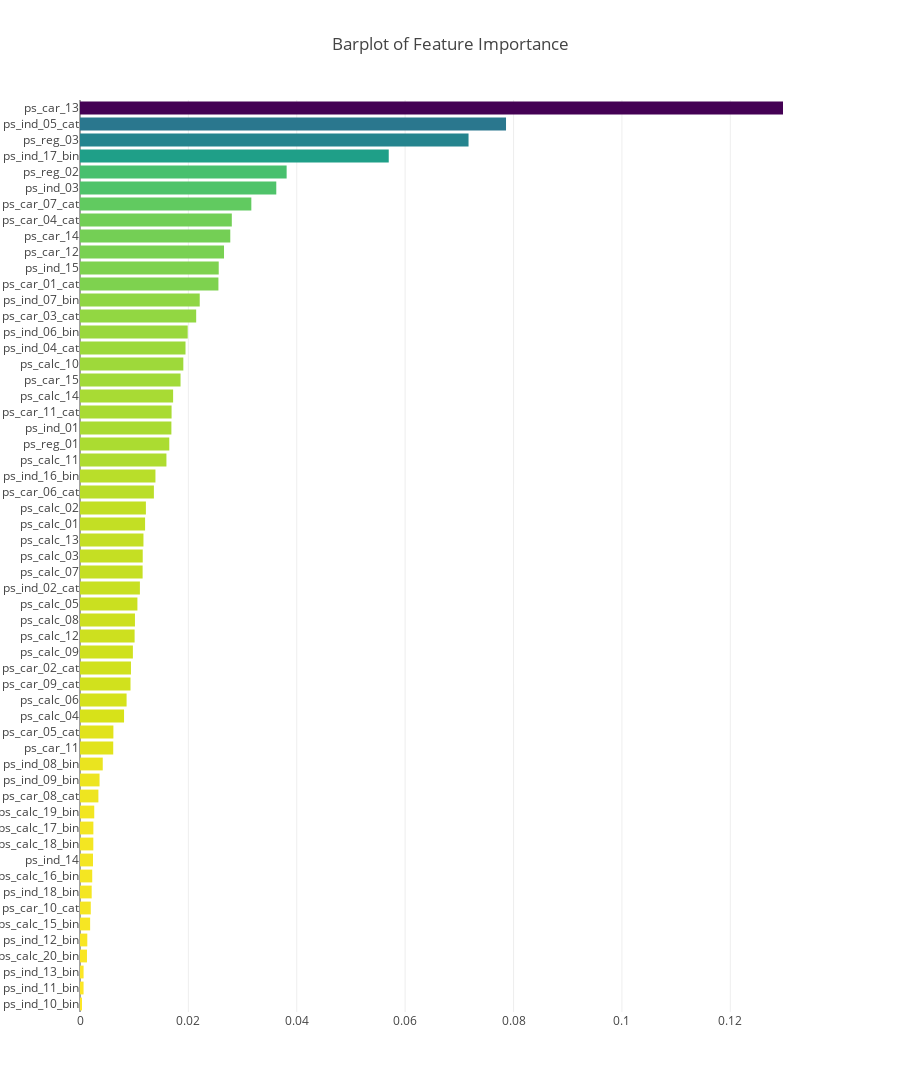

Notebook source saved alongside this figure:
### Code cell
x, y = (list(x) for x in zip(*sorted(zip(rf.feature_importances_, features), reverse = False)))
trace2 = go.Bar(
    x = x, 
    y = y, 
    marker = dict(
        color = x, 
        colorscale = 'Viridis', 
        reversescale = True
    ),
    name = 'Random Forest Feature importance', 
    orientation = 'h'
)

layout = dict(
    title = 'Barplot of Feature Importance',
    width = 900, 
    height = 2000, 
    yaxis = dict(
        showgrid = False, 
        showline = False, 
        showticklabels = True,
    )
)
fig1 = go.Figure(data=[trace2])
fig1['layout'].update(layout)
py.iplot(fig1, filename='plots')

### Figure 1 — Plotly figure (JSON) as saved in the notebook; plotly's stock layout.template omitted (floating-point values rounded to 4 significant figures)
{"data": [{"marker": {"color": [0.0003743, 0.0006586, 0.0006631, 0.001287, 0.001347, 0.00187, 0.00199, 0.002158, 0.002257, 0.002396, 0.002456, 0.00247, 0.00263, 0.003394, 0.003608, 0.004199, 0.006131, 0.006161, 0.008129, 0.008598, 0.009318, 0.009404, 0.00976, 0.01008, 0.01014, 0.01059, 0.01105, 0.01156, 0.01158, 0.01171, 0.01201, 0.01216, 0.01364, 0.01392, 0.01595, 0.01648, 0.01686, 0.0169, 0.01718, 0.01855, 0.01907, 0.01947, 0.01987, 0.02144, 0.02209, 0.02554, 0.0256, 0.02658, 0.02773, 0.02801, 0.03162, 0.03622, 0.03813, 0.05697, 0.0717, 0.07861, 0.1297], "colorscale": "Viridis", "reversescale": true}, "name": "Random Forest Feature importance", "orientation": "h", "type": "bar", "x": [0.0003743, 0.0006586, 0.0006631, 0.001287, 0.001347, 0.00187, 0.00199, 0.002158, 0.002257, 0.002396, 0.002456, 0.00247, 0.00263, 0.003394, 0.003608, 0.004199, 0.006131, 0.006161, 0.008129, 0.008598, 0.009318, 0.009404, 0.00976, 0.01008, 0.01014, 0.01059, 0.01105, 0.01156, 0.01158, 0.01171, 0.01201, 0.01216, 0.01364, 0.01392, 0.01595, 0.01648, 0.01686, 0.0169, 0.01718, 0.01855, 0.01907, 0.01947, 0.01987, 0.02144, 0.02209, 0.02554, 0.0256, 0.02658, 0.02773, 0.02801, 0.03162, 0.03622, 0.03813, 0.05697, 0.0717, 0.07861, 0.1297], "y": ["ps_ind_10_bin", "ps_ind_11_bin", "ps_ind_13_bin", "ps_calc_20_bin", "ps_ind_12_bin", "ps_calc_15_bin", "ps_car_10_cat", "ps_ind_18_bin", "ps_calc_16_bin", "ps_ind_14", "ps_calc_18_bin", "ps_calc_17_bin", "ps_calc_19_bin", "ps_car_08_cat", "ps_ind_09_bin", "ps_ind_08_bin", "ps_car_11", "ps_car_05_cat", "ps_calc_04", "ps_calc_06", "ps_car_09_cat", "ps_car_02_cat", "ps_calc_09", "ps_calc_12", "ps_calc_08", "ps_calc_05", "ps_ind_02_cat", "ps_calc_07", "ps_calc_03", "ps_calc_13", "ps_calc_01", "ps_calc_02", "ps_car_06_cat", "ps_ind_16_bin", "ps_calc_11", "ps_reg_01", "ps_ind_01", "ps_car_11_cat", "ps_calc_14", "ps_car_15", "ps_calc_10", "ps_ind_04_cat", "ps_ind_06_bin", "ps_car_03_cat", "ps_ind_07_bin", "ps_car_01_cat", "ps_ind_15", "ps_car_12", "ps_car_14", "ps_car_04_cat", "ps_car_07_cat", "ps_ind_03", "ps_reg_02", "ps_ind_17_bin", "ps_reg_03", "ps_ind_05_cat", "ps_car_13"]}], "layout": {"height": 2000, "title": "Barplot of Feature Importance", "width": 900, "yaxis": {"showgrid": false, "showline": false, "showticklabels": true}}}
